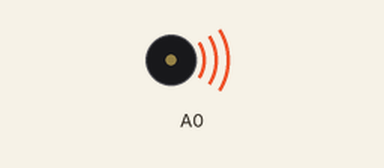
The sketch below on a simulated Arduino Uno R4 WiFi. Shown: buzzer (waves = sounding).

Above: at 0.4 s.
At 5.44 s:
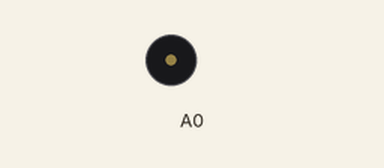
Timing chart, 0 to 6.0 s (numbered marks = the images above):
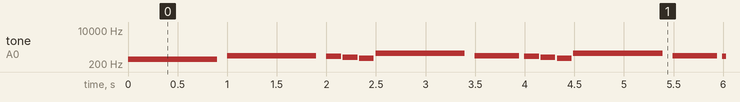

The sketch:

diy11_2_starwars.ino
```cpp
// 動手做11-2：星際大戰主題曲

#include <analogWave.h>
analogWave wave(DAC);

int melody[][2] = {
  {65, 2}, {72, 2}, {71, 12}, {69, 12}, {67, 12}, {77, 2}, {72, 4},
  {71, 12}, {69, 12}, {67, 12}, {77, 2}, {72, 4}, {71, 12},
  {69, 12}, {71, 12}, {67, 2}, {60, 8*1.5}, {60, 16}
};

int tempo = 120;  // 節拍
int beatNote = 4;  // 一拍的音符
int wholenote = (60000 * beatNote) / tempo;

int noteTotal = sizeof(melody) / sizeof(melody[0]);
int noteIndex = 0;

void setup() {
  wave.sine(10);
  wave.stop();
}

void loop() {
  int currentNote = melody[noteIndex][0];  // 取出一個音
  float noteFreq =  440 * pow(2, ((currentNote - 69) / 12.0));  // 求出音符的頻率
  int noteDuration = wholenote / melody[noteIndex][1];

  wave.freq(noteFreq);
  delay(noteDuration * 0.9);
  wave.stop();
  delay(noteDuration * 0.1);

  noteIndex++;
  if (noteIndex > noteTotal) {
    noteIndex = 0;
    wave.stop();
    delay(1000);
  }
}
```

Measured:
- by itself, tone on A0: plays 349 Hz for 0.90 s, 523 Hz for 0.90 s, 493 Hz for 0.15 s, 440 Hz for 0.15 s, 391 Hz for 0.15 s, 698 Hz for 0.90 s … (267 notes in this stretch)
